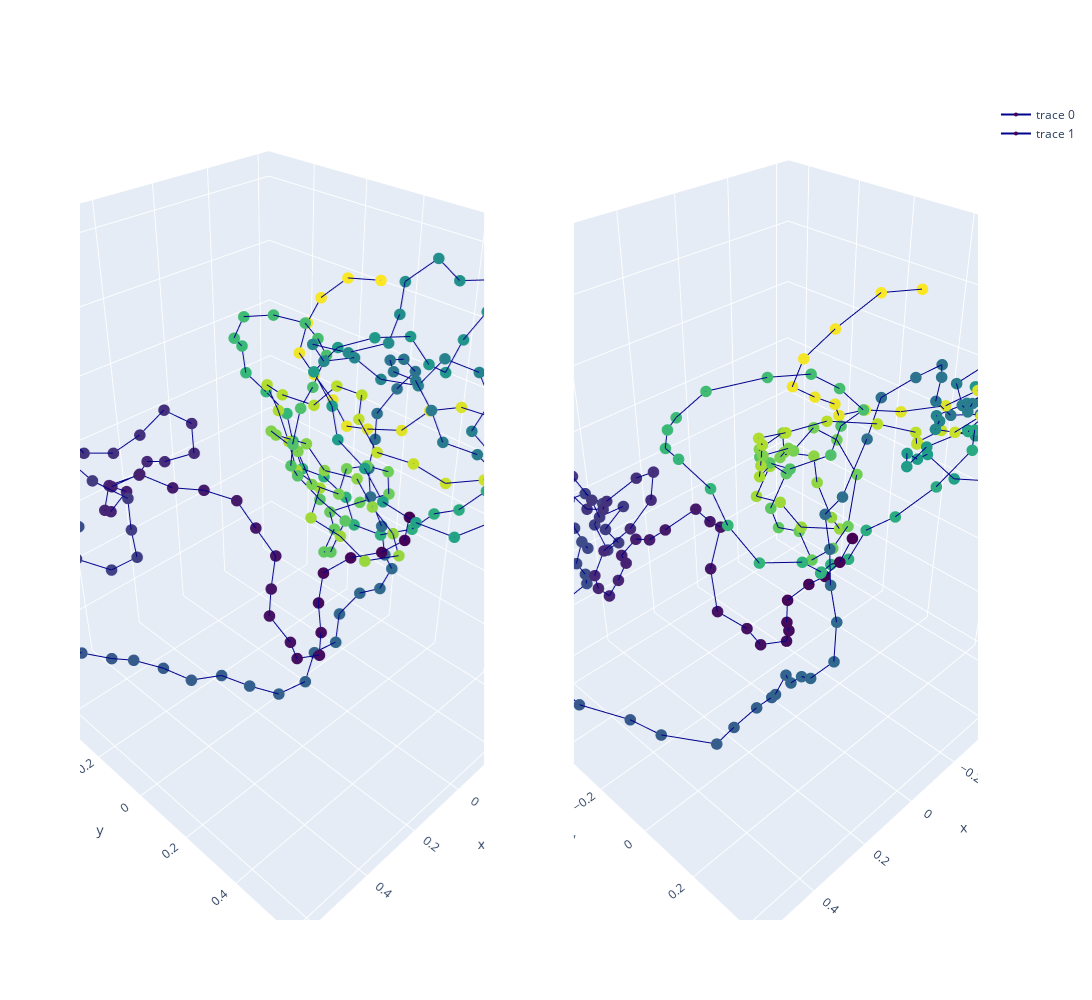

Notebook code cell kept with this figure:
### Code cell
test_true_structure = test_true_structures[GRAPH_TESTED]
test_pred_structure = test_pred_structures[GRAPH_TESTED]

test_pred_structure_superposed, test_true_structure_superposed = \
        kabsch_superimposition_numpy(test_pred_structure, test_true_structure, EMBEDDING_SIZE)

x_pred = test_pred_structure_superposed[:, 0]  
y_pred = test_pred_structure_superposed[:, 1]
z_pred = test_pred_structure_superposed[:, 2]

x_true = test_true_structure_superposed[:, 0]  
y_true = test_true_structure_superposed[:, 1]
z_true = test_true_structure_superposed[:, 2]

colorscale1 = np.asarray(range(len(x_true)))
colorscale2 = np.asarray(range(len(x_pred)))
color1 = 'Viridis'
color2 = 'Viridis'

plot_true_pred_structures(x_pred, y_pred, z_pred, x_true, y_true, z_true, colorscale1, colorscale2, color1, color2)

# Shape comparison
print('Kabsch distance is ' + str(kabsch_distance_numpy(test_pred_structure, test_true_structure, EMBEDDING_SIZE)))

### Figure 1 — Plotly figure (JSON) as saved in the notebook; plotly's stock layout.template omitted (floating-point values rounded to 4 significant figures; data arrays with more than 128 entries replaced by an {"elided": "..."} marker saying what was removed)
{"data": [{"line": {"color": "darkblue", "width": 2}, "marker": {"color": {"elided": "202 int values"}, "colorscale": [[0, "#440154"], [0.1111, "#482878"], [0.2222, "#3e4989"], [0.3333, "#31688e"], [0.4444, "#26828e"], [0.5556, "#1f9e89"], [0.6667, "#35b779"], [0.7778, "#6ece58"], [0.8889, "#b5de2b"], [1, "#fde725"]], "size": 4}, "scene": "scene", "type": "scatter3d", "x": {"elided": "202 float values"}, "y": {"elided": "202 float values"}, "z": {"elided": "202 float values"}}, {"line": {"color": "darkblue", "width": 2}, "marker": {"color": {"elided": "202 int values"}, "colorscale": [[0, "#440154"], [0.1111, "#482878"], [0.2222, "#3e4989"], [0.3333, "#31688e"], [0.4444, "#26828e"], [0.5556, "#1f9e89"], [0.6667, "#35b779"], [0.7778, "#6ece58"], [0.8889, "#b5de2b"], [1, "#fde725"]], "size": 4}, "scene": "scene2", "type": "scatter3d", "x": {"elided": "202 float values"}, "y": {"elided": "202 float values"}, "z": {"elided": "202 float values"}}], "layout": {"height": 1000, "scene": {"domain": {"x": [0, 0.45], "y": [0, 1]}}, "scene2": {"domain": {"x": [0.55, 1], "y": [0, 1]}}, "width": 1300}}
